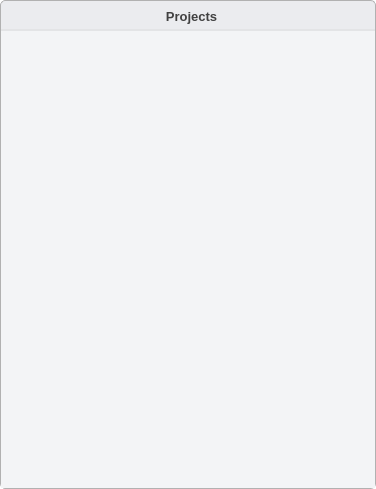
<?xml version="1.0" encoding="UTF-8"?>
<ui version="4.0">
 <class>Projects</class>
 <widget class="QDialog" name="Projects">
  <property name="geometry">
   <rect>
    <x>0</x>
    <y>0</y>
    <width>376</width>
    <height>489</height>
   </rect>
  </property>
  <property name="windowTitle">
   <string>Dialog</string>
  </property>
  <property name="styleSheet">
   <string notr="true">* {
	background: transparent;
	border: none;
	color: #414141;
}

QComboBox{
	border: 1px solid #D3D4D6;
	border-radius: 5px;
	padding-left: 5px;
	outline: none;
	background: #FBFCFE;
}

QComboBox::drop-down{
	background: transparent;
}

QComboBox::down-arrow{
	image: url(':/icons/icons/drop_down.svg');
	height: 24px;
	width: 24px;
}

QSpinBox{
	border: 1px solid #D3D4D6;
	border-radius: 5px;
	padding-left: 5px;
	background: #FBFCFE;
}

QSpinBox:down-button{
	background: transparent;
}

QSpinBox:up-button{
	background: transparent;
}

QSpinBox:down-arrow{
	image: url(':/icons/icons/drop_down.svg');
	height: 24px;
	width: 24px;
}

QSpinBox:up-arrow{
	image: url(':/icons/icons/drop_up.svg');
	height: 24px;
	width: 24px;
}

QLineEdit{
	border: 1px solid #D3D4D6;
	border-radius: 5px;
	padding-left: 5px;
	background: #FBFCFE;
}

QWidget#main_container {
	background: #EBECEF;
	border-radius: 5px;
	border: 1px solid #B1B1B1;
}

QWidget#container {
	background: #F3F4F6;
}

#close_btn:hover{
	background: #DC2626;
}

#toolbar{
	border-bottom: 2px solid #E3E4E6;
}</string>
  </property>
  <layout class="QVBoxLayout" name="verticalLayout_2">
   <property name="spacing">
    <number>0</number>
   </property>
   <property name="leftMargin">
    <number>0</number>
   </property>
   <property name="topMargin">
    <number>0</number>
   </property>
   <property name="rightMargin">
    <number>0</number>
   </property>
   <property name="bottomMargin">
    <number>0</number>
   </property>
   <item>
    <widget class="QWidget" name="main_container" native="true">
     <layout class="QVBoxLayout" name="verticalLayout">
      <property name="spacing">
       <number>0</number>
      </property>
      <property name="leftMargin">
       <number>1</number>
      </property>
      <property name="topMargin">
       <number>1</number>
      </property>
      <property name="rightMargin">
       <number>1</number>
      </property>
      <property name="bottomMargin">
       <number>1</number>
      </property>
      <item>
       <widget class="QWidget" name="toolbar" native="true">
        <property name="minimumSize">
         <size>
          <width>0</width>
          <height>30</height>
         </size>
        </property>
        <property name="maximumSize">
         <size>
          <width>16777215</width>
          <height>30</height>
         </size>
        </property>
        <widget class="QPushButton" name="close_btn">
         <property name="geometry">
          <rect>
           <x>340</x>
           <y>0</y>
           <width>35</width>
           <height>30</height>
          </rect>
         </property>
         <property name="focusPolicy">
          <enum>Qt::FocusPolicy::StrongFocus</enum>
         </property>
         <property name="text">
          <string/>
         </property>
         <property name="icon">
          <iconset theme="QIcon::ThemeIcon::ApplicationExit"/>
         </property>
         <property name="iconSize">
          <size>
           <width>10</width>
           <height>10</height>
          </size>
         </property>
        </widget>
        <widget class="QLabel" name="label">
         <property name="geometry">
          <rect>
           <x>70</x>
           <y>0</y>
           <width>241</width>
           <height>31</height>
          </rect>
         </property>
         <property name="minimumSize">
          <size>
           <width>0</width>
           <height>0</height>
          </size>
         </property>
         <property name="maximumSize">
          <size>
           <width>16777215</width>
           <height>40</height>
          </size>
         </property>
         <property name="font">
          <font>
           <pointsize>10</pointsize>
           <bold>true</bold>
          </font>
         </property>
         <property name="frameShadow">
          <enum>QFrame::Shadow::Plain</enum>
         </property>
         <property name="text">
          <string>Projects</string>
         </property>
         <property name="textFormat">
          <enum>Qt::TextFormat::RichText</enum>
         </property>
         <property name="alignment">
          <set>Qt::AlignmentFlag::AlignCenter</set>
         </property>
        </widget>
       </widget>
      </item>
      <item>
       <widget class="QWidget" name="container" native="true">
        <layout class="QVBoxLayout" name="verticalLayout_3">
         <property name="spacing">
          <number>0</number>
         </property>
         <property name="leftMargin">
          <number>0</number>
         </property>
         <property name="topMargin">
          <number>0</number>
         </property>
         <property name="rightMargin">
          <number>0</number>
         </property>
         <property name="bottomMargin">
          <number>0</number>
         </property>
         <item>
          <widget class="QFrame" name="frame">
           <property name="frameShape">
            <enum>QFrame::Shape::StyledPanel</enum>
           </property>
           <property name="frameShadow">
            <enum>QFrame::Shadow::Plain</enum>
           </property>
           <layout class="QVBoxLayout" name="verticalLayout_4">
            <item>
             <widget class="QTableWidget" name="projects_table">
              <property name="selectionMode">
               <enum>QAbstractItemView::SelectionMode::NoSelection</enum>
              </property>
              <property name="showGrid">
               <bool>false</bool>
              </property>
              <attribute name="horizontalHeaderVisible">
               <bool>false</bool>
              </attribute>
              <attribute name="horizontalHeaderDefaultSectionSize">
               <number>350</number>
              </attribute>
              <attribute name="verticalHeaderVisible">
               <bool>false</bool>
              </attribute>
              <column>
               <property name="text">
                <string/>
               </property>
              </column>
             </widget>
            </item>
           </layout>
          </widget>
         </item>
        </layout>
       </widget>
      </item>
     </layout>
    </widget>
   </item>
  </layout>
 </widget>
 <resources>
  <include location="../assets/icons.qrc"/>
 </resources>
 <connections/>
</ui>
